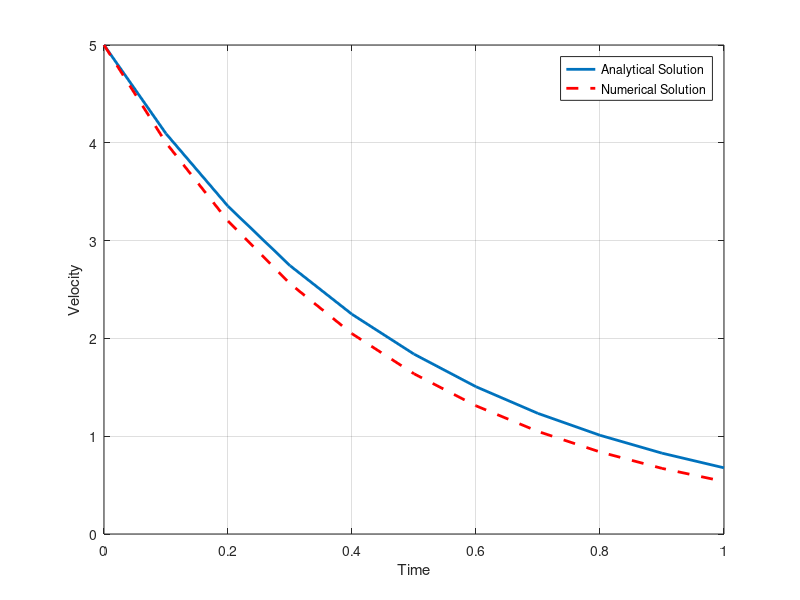
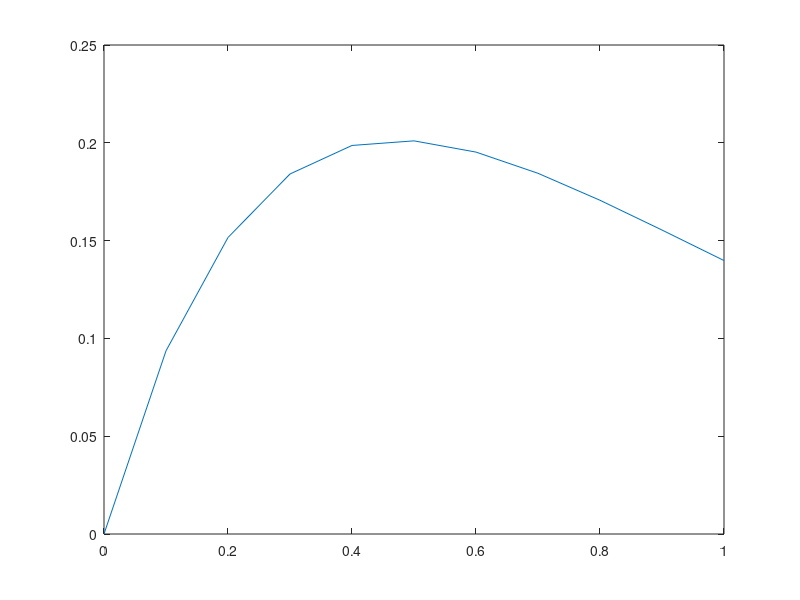

Here is the MATLAB script that generated these plots, in order:
function Eulers_Integration()

close all
clc
%clear

timestep = 0.1;

t = 0:timestep:1;


V0 = 5;
c = 4;
m = 2;
ctilde = c/m;


%%%Analytical Solution
V = V0*exp(-ctilde*t);

%%%Numerical Solution
vi = V0;
V_n = zeros(1,length(t));
for idx = 1:length(t)
    
    %%%%Save my state
    V_n(idx) = vi;
    
    %%%Euler's Integration
    vidot = -ctilde*vi;
    vi1 = vi + vidot*timestep;
    
    %%%Step our state
    vi = vi1;
end

%%%%Plot it
plot(t,V,'LineWidth',2)
hold on
plot(t,V_n,'r--','LineWidth',2)

xlabel('Time')
ylabel('Velocity')

grid on

legend('Analytical Solution','Numerical Solution')

figure()

plot(t,V-V_n)
